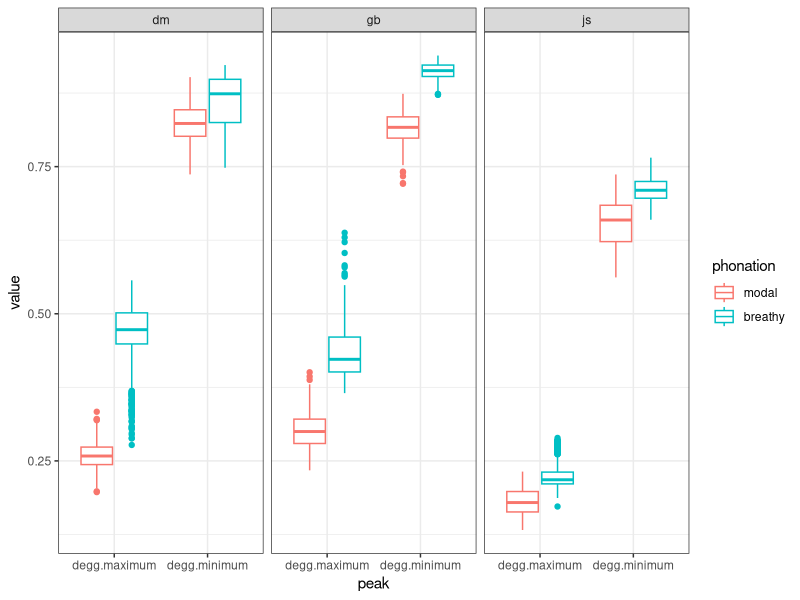
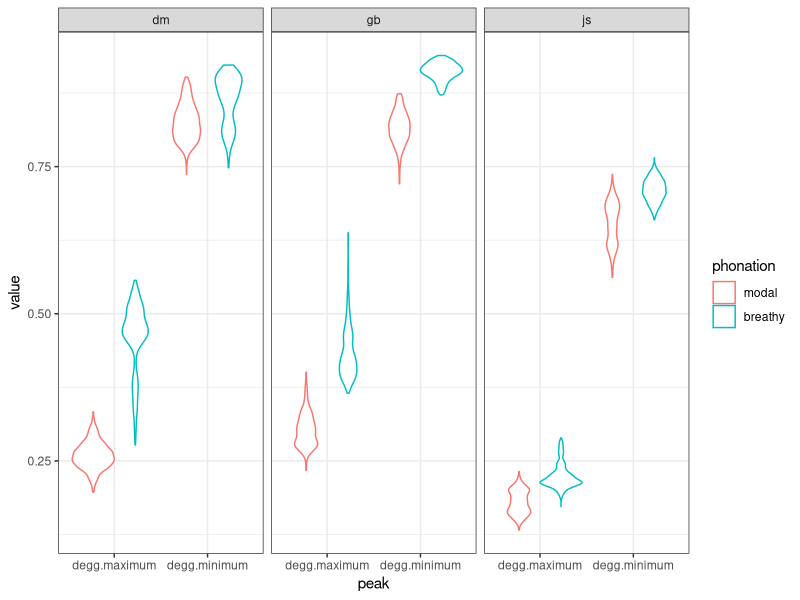
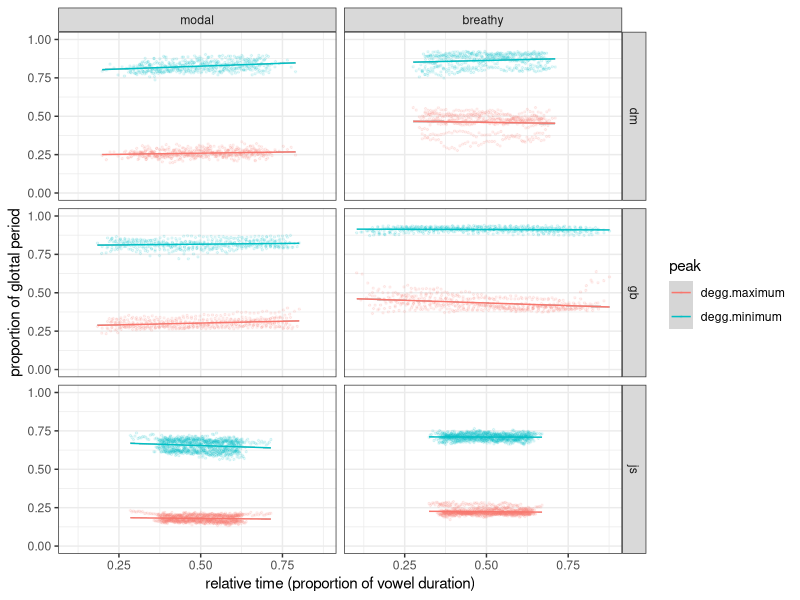
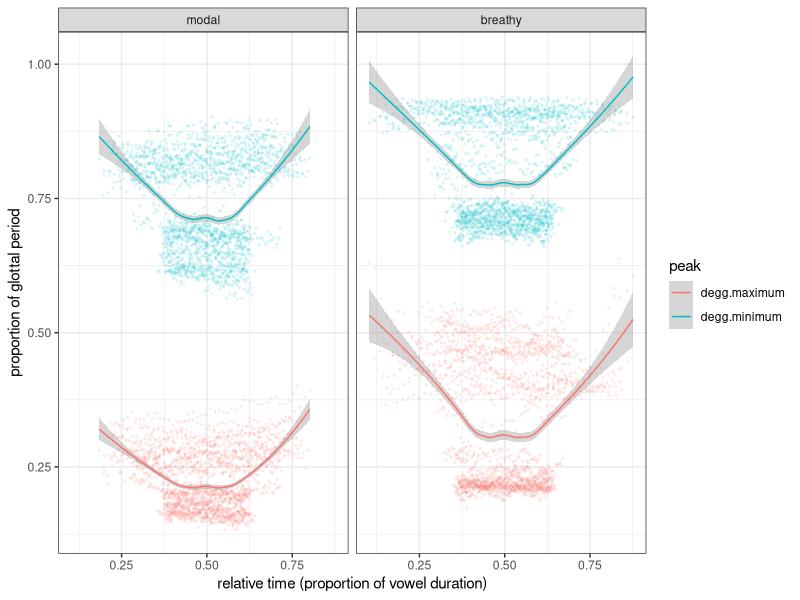
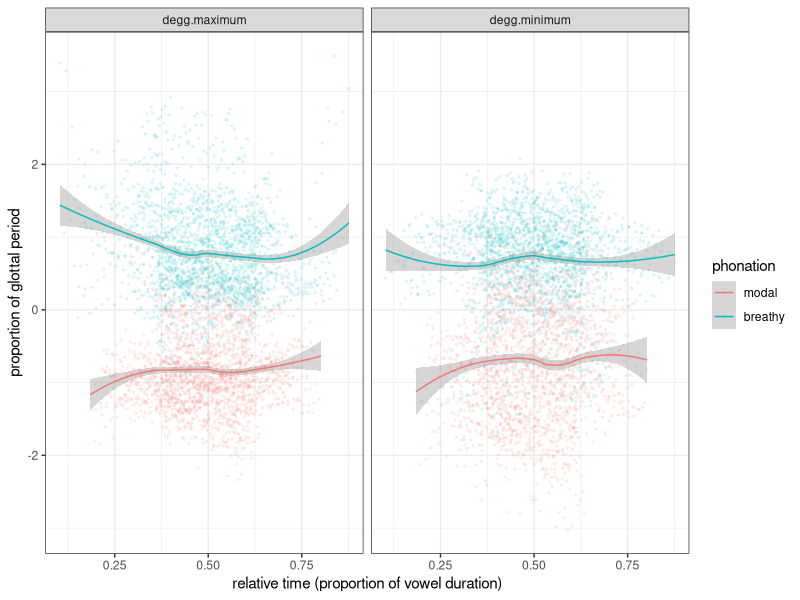
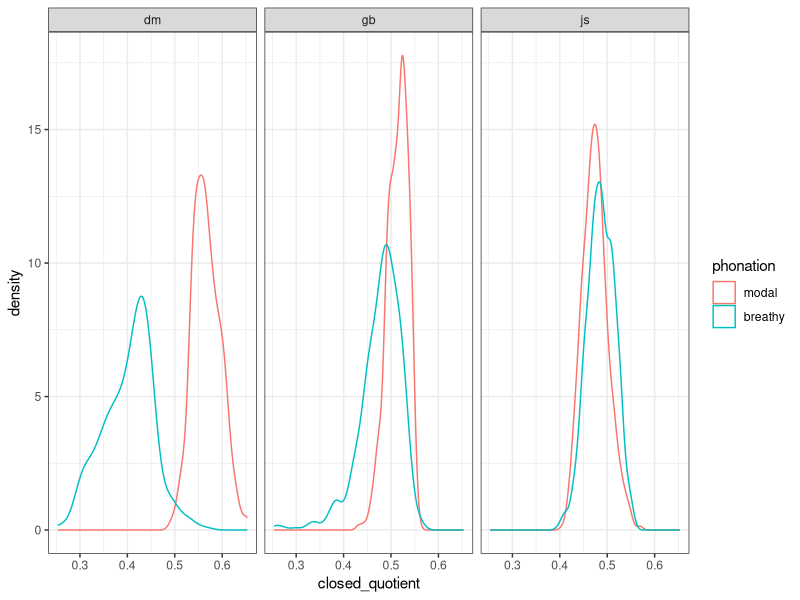
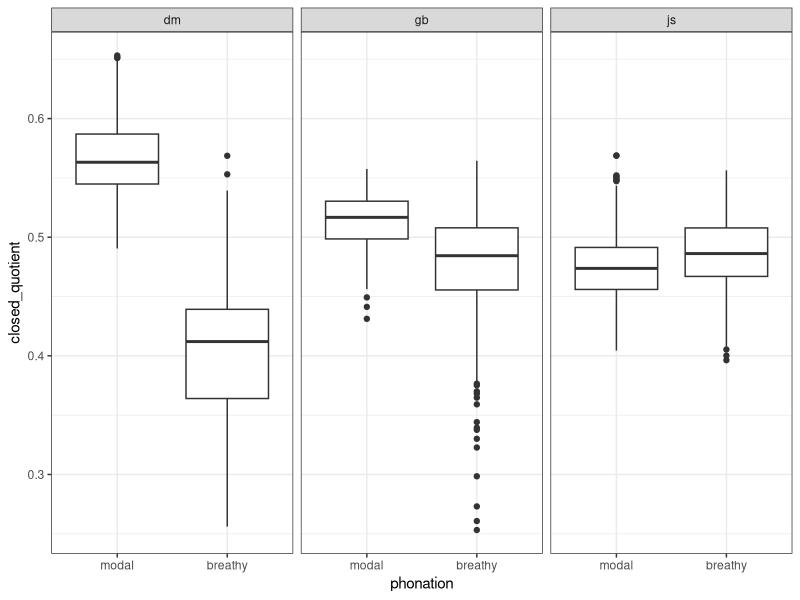

Generate these figures, in order, with R: (Note: this script raises an error after producing the figures.)
## ---- chunk 1
knitr::opts_chunk$set(echo = TRUE, message = FALSE)
knitr::opts_knit$set(root.dir = normalizePath("../../"))
library(tidyverse)
theme_set(theme_bw())
library(lmerTest)
library(effects)
library(afex)
## ---- chunk 2
degg_tracing <- read_csv("./tracegram-pilot/results/results.csv") %>%
    separate(file, c("speaker", "phonation")) %>%
    mutate_if(is.character, as.factor) %>%
    mutate(phonation = factor(phonation, levels = c("modal", "breathy"))) %>%
    gather(peak, value, degg.maximum:degg.minimum)

degg_tracing_norm <- read_csv("./tracegram-pilot/results/results.csv") %>%
    separate(file, c("speaker", "phonation")) %>%
    mutate_if(is.character, as.factor) %>%
    mutate(phonation = factor(phonation, levels = c("modal", "breathy"))) %>%
    group_by(speaker) %>%
    mutate(maximum_norm = scale(degg.maximum),
           minimum_norm = scale(degg.minimum)) %>%
    gather(peak, value_norm, maximum_norm:minimum_norm)

value_norm <- degg_tracing_norm$value_norm
degg_tracing <- cbind(degg_tracing, value_norm)

quotient <- read_csv("./tracegram-pilot/results/results.csv") %>%
    separate(file, c("speaker", "phonation")) %>%
    mutate_if(is.character, as.factor) %>%
    mutate(phonation = factor(phonation, levels = c("modal", "breathy")),
           closed_quotient = degg.minimum - degg.maximum
           )
## ---- chunk 3
ggplot(degg_tracing, aes(peak, value, colour = phonation)) +
    geom_boxplot() +
    facet_grid(. ~ speaker)
## ---- chunk 4
ggplot(degg_tracing, aes(peak, value, colour = phonation)) +
    geom_violin() +
    facet_grid(. ~ speaker)
## ---- chunk 5
ggplot(degg_tracing, aes(time, value, colour = peak)) +
    geom_point(size = 0.5, alpha = 0.1) +
    geom_smooth(size = 0.5, method = "lm") +
    xlab("relative time (proportion of vowel duration)") +
    ylab("proportion of glottal period") +
    facet_grid(speaker ~ phonation) +
    ylim(0, 1)
## ---- chunk 6
ggplot(degg_tracing, aes(time, value, colour = peak)) +
    geom_point(size = 0.5, alpha = 0.1) +
    geom_smooth(size = 0.5, method = "loess") +
    xlab("relative time (proportion of vowel duration)") +
    ylab("proportion of glottal period") +
    facet_grid(. ~ phonation)
## ---- chunk 7
ggplot(degg_tracing, aes(time, value_norm, colour = phonation)) +
    geom_point(size = 0.5, alpha = 0.1) +
    geom_smooth(size = 0.5, method = "loess") +
    xlab("relative time (proportion of vowel duration)") +
    ylab("proportion of glottal period") +
    facet_grid(. ~ peak)
## ---- chunk 8
ggplot(quotient, aes(closed_quotient, colour = phonation)) +
    geom_density() +
    facet_grid(. ~ speaker)
## ---- chunk 9
ggplot(quotient, aes(phonation, closed_quotient)) +
    geom_boxplot() +
    facet_grid(. ~ speaker)
## ---- chunk 10
quotient.lmer <- lmer(
    closed.quotient ~
        phonation +
        (1 + phonation|speaker),
    data = quotient
)

summary(quotient.lmer)
## ---- chunk 11
quotient.lmer.null <- lmer(
    closed.quotient ~
        (1 + phonation|speaker),
    data = quotient
)

anova(quotient.lmer.null, quotient.lmer)
## ---- chunk 12
plot(allEffects(quotient.lmer))
## ---- chunk 13
coefficients(quotient.lmer)$speaker
## ---- chunk 14
ggplot(quotient, aes(time, closed.quotient, colour = speaker)) +
    geom_point(alpha = 0.2) +
    facet_grid(phonation ~ .)
## ---- chunk 15
filter(quotient, token == 1) %>%
ggplot(aes(time, closed.quotient, colour = phonation)) +
    geom_point(alpha = 0.2) +
    geom_smooth(method = "lm") +
    facet_grid(. ~ speaker)
